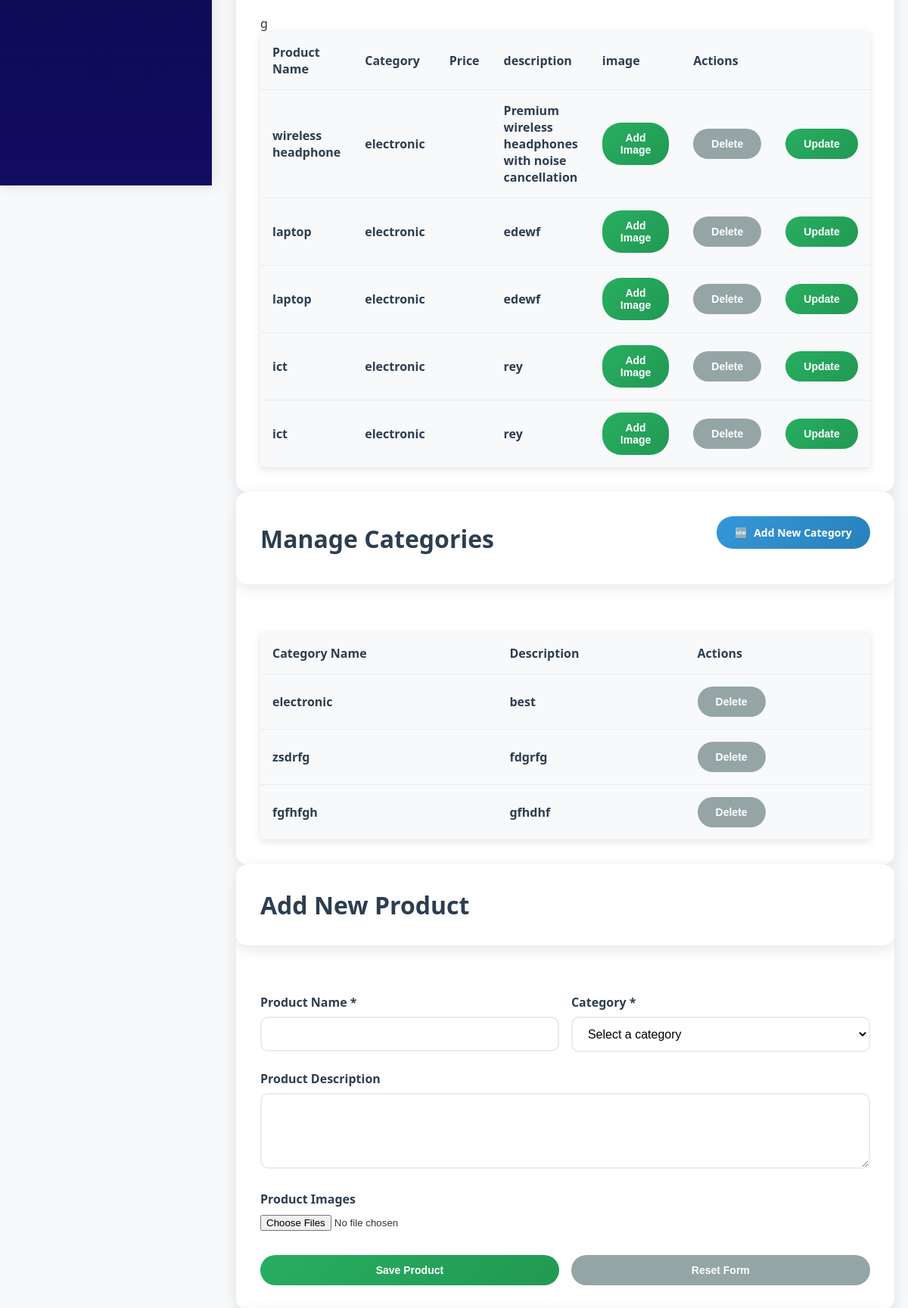
The page /dashboard/ (signed in, middle part) on the database as committed earlier.
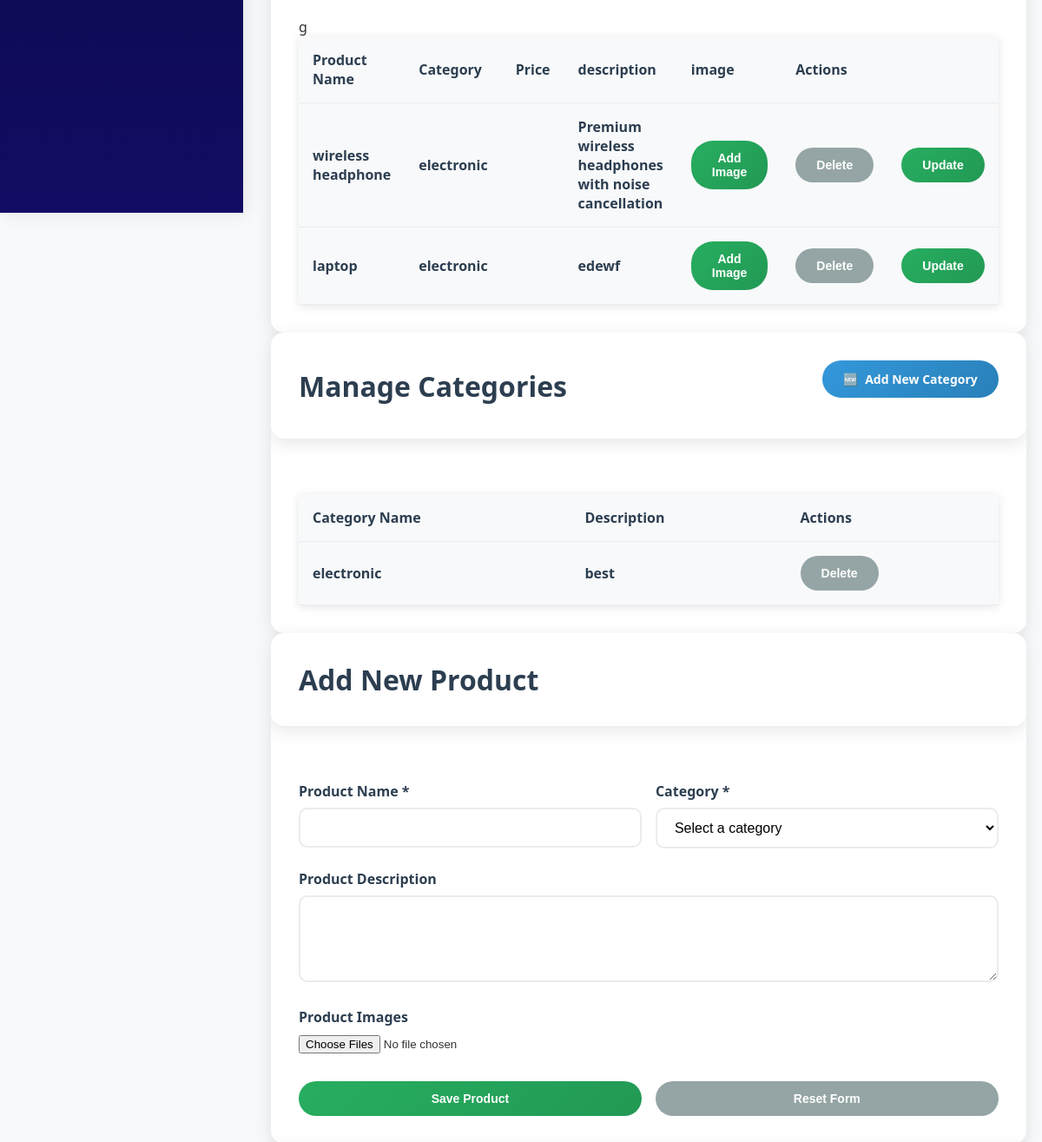
The same page on the database as committed later.
### gtextile/models.py (models this page shows, shortened)
class Product(models.Model):
    category = models.ForeignKey(Category, on_delete=models.CASCADE, related_name="products")
    name = models.CharField(max_length=200)
    description = models.TextField(blank=True, null=True)
    created_by = models.ForeignKey(User, on_delete=models.CASCADE, related_name="products")
    created_at = models.DateTimeField(auto_now_add=True)

class Category(models.Model):
    name = models.CharField(max_length=100, unique=True)
    description = models.TextField(blank=True, null=True)

### gtextile/views.py (the view)
# urls.py: path('dashboard/', views.seller_dashboard, name='sellerd'),
@login_required
def seller_dashboard(request):
    categories = Category.objects.all()
    products = Product.objects.all()
    return render(request, "seller/seller_dashboard.html",{
        "products":products,
        "category":categories,
    })

### templates/seller/seller_dashboard.html (shortened to what this page needs)
{% load static %}
<!DOCTYPE html>
<html lang="en">
<head>
    <link rel="stylesheet" href="{% static 'css/dashboard.css' %}">
</head>
<body>
    <div class="dashboard-container">
        <aside class="sidebar" id="sidebar">
        </aside>
        <main class="main-content">
            <section id="products-section" class="content-section">
                <div class="table-container active">
                    <table class="data-table">
                        <thead>
                            <tr>
                                <th>Product Name</th>
                                <th>Category</th>
                                <th>Price</th>
                                <th>description</th>
                                <th>image</th>
                                <th colspan ="2" >Actions</th>
                            </tr>
                        </thead>
                        <tbody id="productsTableBod">
                             {% if products %}g
                             {% for product in products %}
                             <tr>
                                <th>{{product.name}}</th>
                                <th>{{product.category.name}}</th>
                                <th>{{product.price}}</th>
                                <th>{{product.description}}</th>
                                <th>
                                    <button class="btn-primary" onclick="openImageModal({{ product.id }})">Add Image</button>
                                </th>
                                <th>
                                   <form method="POST" action="{% url 'delete_product' product.id %}" style="display:inline;">
                                        <button type="submit" class="btn-secondary" onclick="return confirm('Are you sure?')">Delete</button>
                                    </form>
                                </th>
                                <th>
                                    <button class="btn-primary" onclick="openUpdateModal({{ product.id }}, '{{ product.name }}', '{{ product.category.id }}', '{{ product.price }}', '{{ product.description }}')">
                                        Update
                                    </button>
                                </th>
                            </tr>
                             {% endfor %}
                             {% endif %}
                        </tbody>
                    </table>
                </div>
            </section>
            <section id="categories-section" class="content-section">
                <div class="page-header">
                    <h1 class="page-title">Manage Categories</h1>
                    <a class="add-btn" href="#add-category-section" style=" text-decoration: none;">
                        <span>🆕</span>
                        Add New Category
                    </a>
                </div>
                <div class="table-container active">
                    <table class="data-table">
                        <thead>
                            <tr>
                                <th>Category Name</th>
                                <th>Description</th>
                                <th>Actions</th>
                            </tr>
                        </thead>
                        <tbody id="categoriesTableBody">
                             {% if category %}
                             {% for p in category %}
                             <tr>
                                 <th>{{ p.name }}</th>
                                 <th>{{ p.description }}</th>
                                  <th>
                                     <form method="POST" action="{% url 'delete_category' p.id %}" style="display:inline;">
                                        <button type="submit" class="btn-secondary" onclick="return confirm('Are you sure?')">Delete</button>
                                    </form>
                                </th>
                                </tr>
                            {% endfor %}
                            {% endif %}
                        </tbody>
                    </table>
                </div>
            </section>
            <section id="add-product-section" class="content-section">
                <div class="page-header">
                    <h1 class="page-title">Add New Product</h1>
                </div>
                <div class="form-container active">
                    <form action="{% url "add_product" %}" method="POST" enctype="multipart/form-data">
                        <div class="form-row">
                            <div class="form-group">
                                <label class="form-label">Product Name *</label>
                                <input type="text" class="form-input" name="name" value="{{ form.name.value }}" required>
                            </div>
                            <div class="form-group">
                                <label class="form-label">Category *</label>
                                <select class="form-select" name="category" required>
                                    <option value="">Select a category</option>
                                </select>
                            </div>
                        </div>
                        <div class="form-group">
                            <label class="form-label">Product Description</label>
                            <textarea class="form-textarea" name="description">{{ form.description.value }}</textarea>
                        </div>
                        <div class="form-group">
                            <label class="form-label">Product Images</label>
                            <input type="file" name="images" multiple>
                        </div>
                        <div class="form-actions">
                            <button type="submit" class="btn-primary">Save Product</button>
                            <button type="reset" class="btn-secondary">Reset Form</button>
                        </div>
                    </form>
                </div>
            </section>
        </main>
    </div>
</body>
</html>

### static/css/dashboard.css (style rules this page uses)
.table-container { margin-top: 20px; overflow-x: auto; }
.data-table { width: 100%; border-collapse: collapse; background: #fff; box-shadow: 0 2px 10px rgba(0,0,0,0.1); }
.data-table th, .data-table td { padding: 12px 15px; border-bottom: 1px solid #ddd; text-align: left; }
.data-table th { background: #f4f6f9; font-weight: bold; }
button, .btn-primary, .btn-secondary, .add-btn { padding: 8px 15px; border: none; border-radius: 6px; cursor: pointer; font-size: 14px; transition: background 0.3s; }
.btn-primary { background: #007bff; color: white; }
.btn-secondary { background: #dc3545; color: white; }
.add-btn { background: #28a745; color: white; margin-bottom: 15px; }

### templates/seller/seller_dashboard.html (style rules this page uses)
* { margin: 0; padding: 0; box-sizing: border-box; }
body { font-family: 'Segoe UI', Tahoma, Geneva, Verdana, sans-serif; background-color: #f8f9fa; color: #333; overflow-x: hidden; }
.dashboard-container { display: flex; min-height: 100vh; }
.sidebar { width: 280px; background: linear-gradient(180deg, #030a38ff 0%, #120c63ff 100%); color: white; position: fixed; height: 100vh; left: 0; top: 0; z-index: 1000; box-shadow: 2px 0 20px rgba(0,0,0,0.1); transition: all 0.3s ease; }
.main-content { margin-left: 280px; flex: 1; padding: 2rem; min-height: 100vh; }
.page-header { background: white; padding: 2rem; border-radius: 15px; box-shadow: 0 5px 20px rgba(0,0,0,0.1); margin-bottom: 2rem; display: flex; justify-content: space-between; align-items: center; }
.page-title { font-size: 2rem; font-weight: 600; color: #2c3e50; }
.add-btn { background: linear-gradient(135deg, #3498db 0%, #2980b9 100%); color: white; border: none; padding: 12px 24px; border-radius: 25px; font-weight: 600; cursor: pointer; transition: all 0.3s ease; display: flex; align-items: center; gap: 0.5rem; }
.content-section { background: white; border-radius: 15px; box-shadow: 0 5px 20px rgba(0,0,0,0.1); overflow: hidden; }
.form-container { padding: 2rem; display: none; }
.form-container.active { display: block; }
.form-group { margin-bottom: 1.5rem; }
.form-label { display: block; margin-bottom: 0.5rem; font-weight: 600; color: #2c3e50; }
.form-input, .form-select, .form-textarea { width: 100%; padding: 12px 16px; border: 2px solid #e9ecef; border-radius: 10px; font-size: 1rem; transition: all 0.3s ease; background: #fff; }
.form-textarea { resize: vertical; min-height: 100px; }
.form-row { display: grid; grid-template-columns: 1fr 1fr; gap: 1rem; }
.form-actions { display: flex; gap: 1rem; margin-top: 2rem; }
.btn-primary { background: linear-gradient(135deg, #27ae60 0%, #229954 100%); color: white; border: none; padding: 12px 24px; border-radius: 25px; font-weight: 600; cursor: pointer; transition: all 0.3s ease; flex: 1; }
.btn-secondary { background: #95a5a6; color: white; border: none; padding: 12px 24px; border-radius: 25px; font-weight: 600; cursor: pointer; transition: all 0.3s ease; flex: 1; }
.table-container { padding: 2rem; display: none; }
.table-container.active { display: block; }
.data-table { width: 100%; border-collapse: collapse; background: white; }
.data-table th, .data-table td { padding: 1rem; text-align: left; border-bottom: 1px solid #e9ecef; }
.data-table th { background: #f8f9fa; font-weight: 600; color: #2c3e50; position: sticky; top: 0; }

Rows that differ between the two databases and show on the page:
removed Product: name "laptop", category.name "electronic", description "edewf"
removed Product: name "ict", category.name "electronic", description "rey"
removed Product: name "ict", category.name "electronic", description "rey"
removed Category: name "zsdrfg", description "fdgrfg"
removed Category: name "fgfhfgh", description "gfhdhf"
